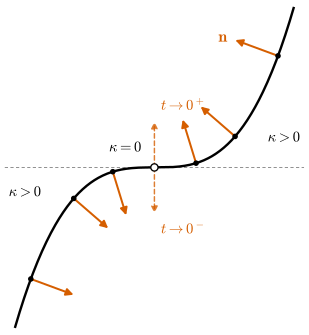

Recreate this plot in Python.
"""그림 5.1.2: 곡률이 0인 점에서 주법선벡터가 뒤집히는 예 (5.1절, 비예 5.1.11).

곡선 γ(t) = (t, t³, 0), -1.07 ≤ t ≤ 1.07 (xy평면에 그린다). 주법선은 t = ±0.32, ±0.62, ±0.95에서 그린다.
t ≠ 0이면 κ > 0이고 주법선벡터는 n = γ''/|γ''|을 호의 길이로 계산한 것이다.
일반 매개변수에서는 n = (dt/dt)/|dt/dt| 이므로 이것을 sympy로 구해 그린다.
t → 0-이면 n → (0, -1), t → 0+이면 n → (0, 1)이어서 t = 0에서 연속으로 정할 수 없다.
벡터는 실제 길이의 0.35배로 그렸다.

실행: 프로젝트 루트에서 ``PYTHONPATH=tools python3 chapters/05-space-curves/figures/fig-5-1-2-normal-flip.py``
"""

import dgfig

dgfig.setup()

import matplotlib.pyplot as plt
import numpy as np
import sympy as sp

import dgsym

C = dgfig.COLORS
t = sp.symbols("t", real=True)
gam = sp.Matrix([t, t ** 3, 0])
Tv, Nv, Bv = dgsym.frenet_frame(gam, t)           # t ≠ 0에서 정의 (γ' × γ'' ≠ 0)
kap, _ = dgsym.curvature_torsion(gam, t)
Nf = sp.lambdify(t, list(Nv), "numpy")
kf = sp.lambdify(t, kap, "numpy")
SC = 0.35

# 자기검사: 주법선은 단위벡터, 접선과 수직, t → 0±에서 극한이 (0, ∓1)·(-1)
for tt in (-1.0, -0.5, -0.1, 0.1, 0.5, 1.0):
    n = np.array(Nf(tt), float)
    tan = np.array([1.0, 3 * tt ** 2, 0.0]) / np.hypot(1, 3 * tt ** 2)
    assert abs(np.linalg.norm(n) - 1) < 1e-12 and abs(n @ tan) < 1e-12
    assert np.sign(n[1]) == np.sign(tt)            # t > 0이면 위, t < 0이면 아래
assert np.allclose(Nf(1e-6)[:2], [0, 1], atol=1e-6) and np.allclose(Nf(-1e-6)[:2], [0, -1], atol=1e-6)
assert abs(kf(1e-9)) < 1e-6                         # κ(0) = 0

fig, ax = plt.subplots(figsize=(4.8, 4.4))
ts = np.linspace(-1.07, 1.07, 500)
ax.plot(ts, ts ** 3, color=C["main"], lw=dgfig.LW["main"], zorder=3)
for tt in (-0.95, -0.62, -0.32, 0.32, 0.62, 0.95):
    p = np.array([tt, tt ** 3])
    n = np.array(Nf(tt), float)[:2]
    ax.annotate("", xy=p + SC * n, xytext=p,
                arrowprops=dict(arrowstyle="-|>", color=C["normal"], lw=dgfig.LW["vector"], mutation_scale=11,
                                shrinkA=0, shrinkB=0), zorder=5)
    ax.plot(*p, "o", color=C["main"], ms=3.2, zorder=6)
# t = 0: 두 극한 방향(점선)
for sgn in (1, -1):
    ax.annotate("", xy=(0, sgn * SC), xytext=(0, 0),
                arrowprops=dict(arrowstyle="-|>", color=C["normal"], lw=1.1, ls=(0, (3, 2)), mutation_scale=10,
                                shrinkA=0, shrinkB=0, alpha=0.8), zorder=4)
ax.plot(0, 0, "o", ms=5.5, mfc="white", mec=C["main"], zorder=7)
ax.text(0.05, SC + 0.07, r"$t\to 0^+$", fontsize=11, ha="left", va="bottom", color=C["normal"])
ax.text(0.05, -SC - 0.07, r"$t\to 0^-$", fontsize=11, ha="left", va="top", color=C["normal"])
ax.text(0.56, 1.0, r"$\mathbf{n}$", fontsize=12, color=C["normal"], ha="right", va="center")
ax.text(-1.12, -0.22, r"$\kappa>0$", fontsize=11, ha="left")
ax.text(1.12, 0.2, r"$\kappa>0$", fontsize=11, ha="right")
ax.text(-0.1, 0.1, r"$\kappa=0$", fontsize=11, ha="right", va="bottom")
ax.axhline(0, color=C["aux"], lw=0.6, ls=(0, (4, 3)), zorder=1)
dgfig.schematic_axes(ax, xlim=(-1.15, 1.15), ylim=(-1.25, 1.25))
dgfig.save(fig, __file__)
